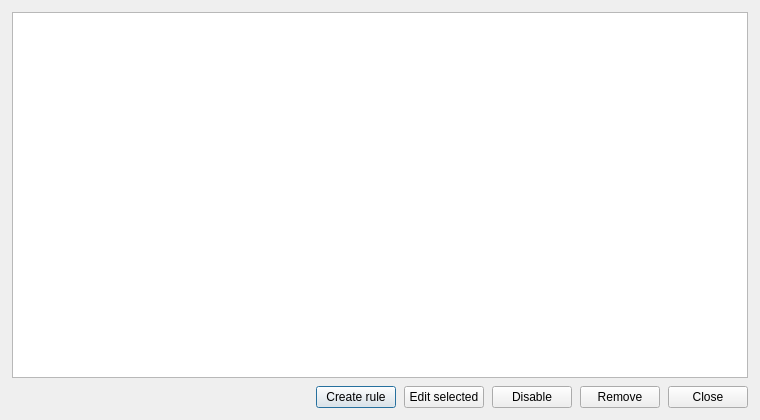
<?xml version="1.0" encoding="UTF-8"?>
<ui version="4.0">
 <class>AttachedRulesDialog</class>
 <widget class="QDialog" name="AttachedRulesDialog">
  <property name="geometry">
   <rect>
    <x>0</x>
    <y>0</y>
    <width>760</width>
    <height>420</height>
   </rect>
  </property>
  <property name="windowTitle">
   <string>Attached rules</string>
  </property>
  <layout class="QVBoxLayout" name="rootLayout">
   <property name="leftMargin">
    <number>12</number>
   </property>
   <property name="topMargin">
    <number>12</number>
   </property>
   <property name="rightMargin">
    <number>12</number>
   </property>
   <property name="bottomMargin">
    <number>12</number>
   </property>
   <property name="spacing">
    <number>8</number>
   </property>
   <item>
    <widget class="QTableWidget" name="rules_table"/>
   </item>
   <item>
    <layout class="QHBoxLayout" name="buttonsLayout">
     <item>
      <spacer name="horizontalSpacer">
       <property name="orientation">
        <enum>Qt::Horizontal</enum>
       </property>
       <property name="sizeHint" stdset="0">
        <size>
         <width>40</width>
         <height>20</height>
        </size>
       </property>
      </spacer>
     </item>
     <item>
      <widget class="QPushButton" name="create_button">
       <property name="text">
        <string>Create rule</string>
       </property>
      </widget>
     </item>
     <item>
      <widget class="QPushButton" name="edit_button">
       <property name="text">
        <string>Edit selected</string>
       </property>
      </widget>
     </item>
     <item>
      <widget class="QPushButton" name="toggle_button">
       <property name="text">
        <string>Disable</string>
       </property>
      </widget>
     </item>
     <item>
      <widget class="QPushButton" name="remove_button">
       <property name="text">
        <string>Remove</string>
       </property>
      </widget>
     </item>
     <item>
      <widget class="QPushButton" name="close_button">
       <property name="text">
        <string>Close</string>
       </property>
      </widget>
     </item>
    </layout>
   </item>
  </layout>
 </widget>
 <resources/>
 <connections/>
</ui>
